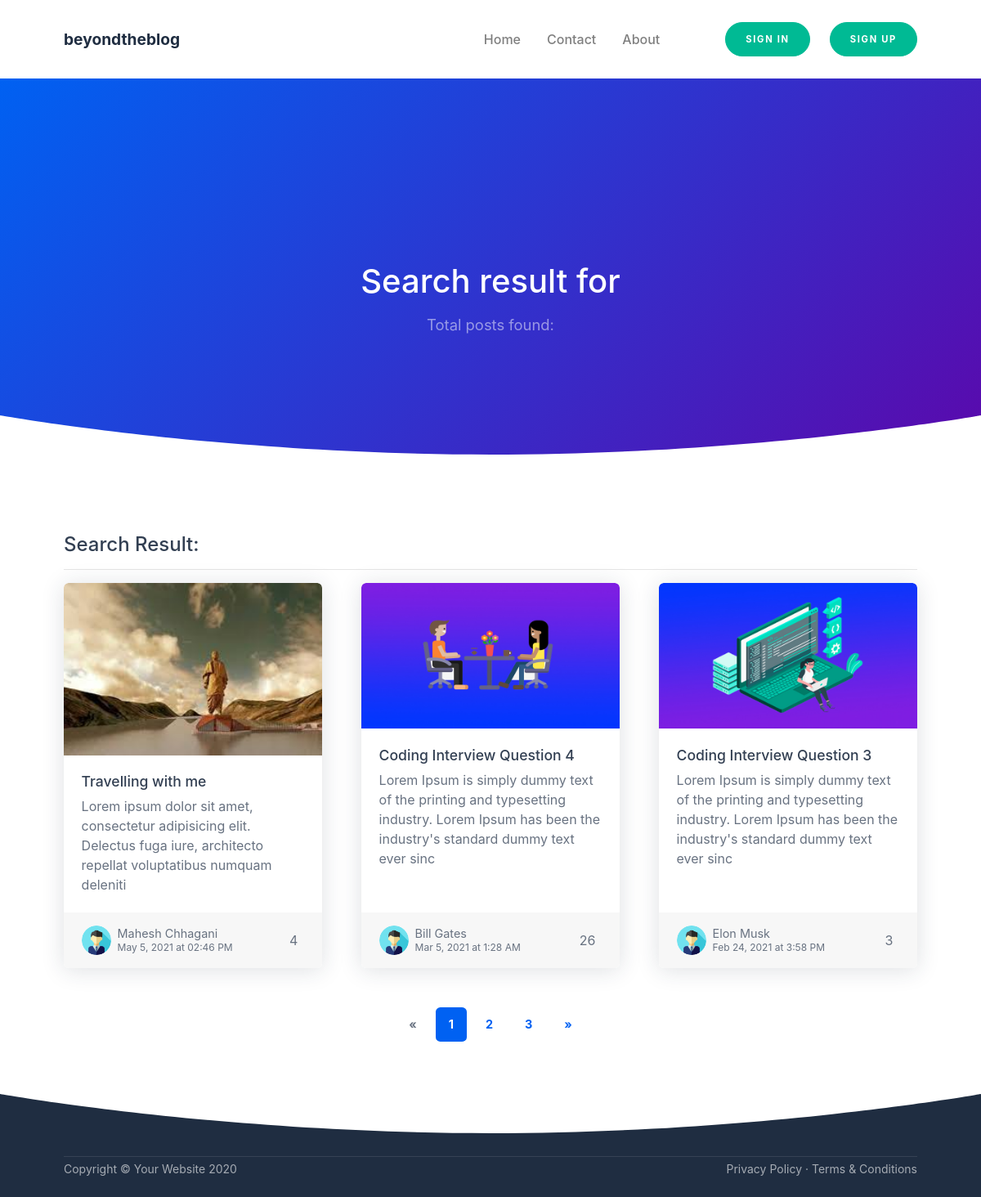
Page /beyondtheblog/search.php on the committed database.
### tables this page shows
CREATE TABLE `posts` (
  `post_id` int(11) NOT NULL,
  `post_title` varchar(255) NOT NULL,
  `post_detail` text NOT NULL,
  `post_category_id` int(20) NOT NULL,
  `post_image` text NOT NULL,
  `post_date` varchar(255) NOT NULL,
  `post_status` varchar(255) NOT NULL DEFAULT 'Published',
  `post_author` varchar(255) NOT NULL,
  `post_views` int(11) NOT NULL DEFAULT 0,
  `post_comment_count` int(11) NOT NULL DEFAULT 0,
  `post_tags` text NOT NULL
);

### beyondtheblog/search.php (the view, shortened to what this page needs)
<?php require_once("./includes/header.php"); ?>
        <div id="layoutDefault">
            <div id="layoutDefault_content">
                <main>
                    <nav class="navbar navbar-marketing navbar-expand-lg bg-white navbar-light">
                        <div class="container">
                            <a class="navbar-brand text-dark" href="index.php">beyondtheblog</a>
                            <div class="collapse navbar-collapse" id="navbarSupportedContent">
                                <ul class="navbar-nav ml-auto mr-lg-5">
                                    <li class="nav-item">
                                        <a class="nav-link" href="index.php">Home </a>
                                    </li>
                                    <li class="nav-item dropdown no-caret">
                                        <a class="nav-link" href="contact.php">Contact</a>
                                    </li>
                                    <li class="nav-item dropdown no-caret">
                                        <a class="nav-link" href="about.php">About</a>
                                    </li>
                                </ul>
                                <?php
                                    require_once("./includes/registration.php");
                                ?>
                            </div>
                        </div>
                    </nav>
                    <header class="page-header page-header-dark bg-gradient-primary-to-secondary">
                        <div class="page-header-content pt-10">
                            <div class="container text-center">
                                <div class="row justify-content-center">
                                    <div class="col-lg-8">
                                        <h1 class="page-header-title mb-3">Search result for <?php echo $keyword; ?></h1>
                                        <p class="page-header-text">Total posts found: <?php echo $post_found; ?></p>
                                    </div>
                                </div>
                            </div>
                        </div>
                        <div class="svg-border-rounded text-white">
                            <svg xmlns="http://www.w3.org/2000/svg" viewBox="0 0 144.54 17.34" preserveAspectRatio="none" fill="currentColor"><path d="M144.54,17.34H0V0H144.54ZM0,0S32.36,17.34,72.27,17.34,144.54,0,144.54,0" /></svg>
                        </div>
                    </header>
                    <section class="bg-white py-10">
                        <div class="container">
                            <?php
                                $sql = "SELECT * FROM posts WHERE post_status = :status AND post_title LIKE :title";
                                $stmt = $pdo->prepare($sql);
                                $stmt->execute([
                                    ':status' => 'Published',
                                    ':title' => '%'. trim($_GET['key']) .'%'
                                ]);
                                $post_count = $stmt->rowCount();
                                $post_per_page = 3;
                                if (isset($_GET['page'])) {
                                    $page = $_GET['page'];
                                    if($page == 1) {
                                        $page_id = 0;
                                    } else {
                                        $page_id = ($page * $post_per_page) - $post_per_page;
                                    }
                                } else {
                                    $page_id = 0;
                                }
                                $total_pager = ceil($post_count / $post_per_page);
                            ?>
                            <h1>Search Result:</h1>
                            <hr />
                            <div class="row">
                                <?php
                                    $sql = "SELECT * FROM posts WHERE post_status = :status AND post_title LIKE :title ORDER BY post_id DESC LIMIT $page_id, $post_per_page";
                                    $stmt = $pdo->prepare($sql);
                                    $stmt->execute([
                                        ':status' => 'Published',
                                        ':title' => '%'. trim($keyword) .'%'
                                    ]);
                                    $count = $stmt->rowCount();
                                    if($count == 0) {
                                        echo "No posts found! Try again";
                                    } else {
                                        while($posts = $stmt->fetch(PDO::FETCH_ASSOC)) {
                                            $post_id = $posts['post_id'];
                                            $post_title = $posts['post_title'];
                                            $post_detail = substr($posts['post_detail'], 0, 140);
                                            $post_image = $posts['post_image'];
                                            $post_date = $posts['post_date'];
                                            $post_author = $posts['post_author'];
                                            $post_views = $posts['post_views']; ?>
                                            <div class="col-md-6 col-xl-4 mb-5">
                                                <a class="card post-preview lift h-100" href="single.php?post_id=<?php echo $post_id; ?>"
                                                    ><img class="card-img-top" src="./img/<?php echo $post_image; ?>" alt="<?php echo $post_image; ?>" />
                                                    <div class="card-body">
                                                        <h5 class="card-title"><?php echo $post_title; ?></h5>
                                                        <p class="card-text"><?php echo $post_detail; ?></p>
                                                    </div>
                                                    <div class="card-footer d-flex align-items-center justify-content-between">
                                                        <div class="post-preview-meta">
                                                            <img class="post-preview-meta-img" src="./img/default.png" />
                                                            <div class="post-preview-meta-details">
                                                                <div class="post-preview-meta-details-name"><?php echo $post_author; ?></div>
                                                                <div class="post-preview-meta-details-date"><?php echo $post_date; ?></div>
                                                            </div>
                                                        </div>
                                                        <div class="post-preview-meta">
                                                            <?php echo $post_views; ?>
                                                        </div>
                                                    </div>
                                                </a>
                                            </div>
                                       <?php }
                                    }
                                ?>
                            </div>
                            <?php
                                if ($post_count > $post_per_page) { ?>
                                    <nav aria-label="Page navigation example">
                                        <ul class="pagination pagination-blog justify-content-center">
                                            <?php
                                                if(isset($_GET['page'])) {
                                                    $prev = $_GET['page'] - 1;
                                                } else {
                                                    $prev = 0;
                                                }
                                                if($prev+1 <= 1) {
                                                    echo '<li class="page-item disabled"><a class="page-link" href="#!" aria-label="Previous"><span aria-hidden="true">&#xAB;</span></a></li>';
                                                } else {
                                                    echo '<li class="page-item"><a class="page-link" href="search.php?key='. $_GET['key'] .'&page='. $prev .'" aria-label="Previous"><span aria-hidden="true">&#xAB;</span></a></li>';
                                                }
                                            ?>
                                            <?php
                                                if (isset($_GET['page'])) {
                                                    $active = $_GET['page'];
                                                } else {
                                                    $active = 1;
                                                }
                                                for ($i = 1; $i <= $total_pager; $i++) {
                                                    if ($i == $active) {
                                                        echo '<li class="page-item active"><a class="page-link" href="search.php?key='.$_GET['key'].'&page='. $i .'">' . $i . '</a></li>';
                                                    } else {
                                                        echo '<li class="page-item"><a class="page-link" href="search.php?key='.$_GET['key'].'&page='. $i .'">' . $i . '</a></li>';
                                                    }
                                                }
                                            ?>
                                            <?php
                                                if(isset($_GET['page'])) {
                                                    $next = $_GET['page'] + 1;
                                                } else {
                                                    $next = 2;
                                                }
                                                if($next - 1 >= $total_pager) {
                                                    echo '<li class="page-item disabled"><a class="page-link" href="#!" aria-label="Next"><span aria-hidden="true">&#xBB;</span></a></li>';
                                                } else {
                                                    echo '<li class="page-item"><a class="page-link" href="search.php?key='.$_GET['key'].'&page=' . $next . '" aria-label="Next"><span aria-hidden="true">&#xBB;</span></a></li>';
                                                }
                                            ?>
                                        </ul>
                                    </nav>
                                <?php }
                            ?>
                        </div>
                        <div class="svg-border-rounded text-dark">
                            <svg xmlns="http://www.w3.org/2000/svg" viewBox="0 0 144.54 17.34" preserveAspectRatio="none" fill="currentColor"><path d="M144.54,17.34H0V0H144.54ZM0,0S32.36,17.34,72.27,17.34,144.54,0,144.54,0" /></svg>
                        </div>
                    </section>
                </main>
            </div>
            <div id="layoutDefault_footer">
                <footer class="footer pt-4 pb-4 mt-auto bg-dark footer-dark">
                    <div class="container">
                        <hr class="my-1" />
                        <div class="row align-items-center">
                            <div class="col-md-6 small">Copyright &#xA9; Your Website 2020</div>
                            <div class="col-md-6 text-md-right small">
                                <a href="privacy-policy.php">Privacy Policy</a>
                                &#xB7;
                                <a href="terms-conditions.php">Terms &amp; Conditions</a>
                            </div>
                        </div>
                    </div>
                </footer>
            </div>
        </div>
<?php require_once("./includes/footer.php"); ?>

### beyondtheblog/includes/header.php (shortened to what this page needs)
<!DOCTYPE html>
<html lang="en">
<head>
    <link href="css/styles.css" rel="stylesheet" />
</head>
<body>

### beyondtheblog/includes/registration.php (shortened to what this page needs)
<?php
    if(isset($_SESSION['login'])) {
        $user_id = $_SESSION['user_id'];
        $user_nickname = $_SESSION['user_nickname'];
        $sql = "SELECT * FROM users WHERE user_id = :id AND user_nickname = :nickname";
        $stmt = $pdo->prepare($sql);
        $stmt->execute([
            ':id' => $user_id,
            ':nickname' => $user_nickname
        ]);
        $user = $stmt->fetch(PDO::FETCH_ASSOC);
        $user_name = $user['user_name'];
        $user_role = $user['user_role'];
        $_SESSION['user_name'] = $user_nickname;
        $_SESSION['user_role'] = $user_role;
        $_SESSION['login'] = 'success';
        ?>
        <form action="<?php echo $curr_page; ?>" method="POST">
            <button name="reset" class="btn-teal btn rounded-pill px-4 ml-lg-4">Sign out (<?php echo $user_name; ?>)</button>
        </form>
    <?php } else {
        if(!isset($_COOKIE['_uid_']) && !isset($_COOKIE['_uiid_'])) {
            echo '<a class="btn-teal btn rounded-pill px-4 ml-lg-4" href="backend/signin.php">Sign in</a>';
            echo '<a class="btn-teal btn rounded-pill px-4 ml-lg-4" href="backend/signup.php">Sign up</a>';
       }
    }
?>

### beyondtheblog/includes/footer.php (shortened to what this page needs)
    </body>
</html>

### rows in the picture
posts: post_image (picture), post_title "Travelling with me", post_detail "Lorem ipsum dolor sit amet, consectetur adipisicing elit. Delectus fuga iure, architecto repellat voluptatibus numquam deleniti", post_author "Mahesh Chhagani", post_date "May 5, 2021 at 02:46 PM", post_views "4"
posts: post_image (picture), post_title "Coding Interview Question 4", post_detail "Lorem Ipsum is simply dummy text of the printing and typesetting industry. Lorem Ipsum has been the industry's standard dummy text ever sinc", post_author "Bill Gates", post_date "Mar 5, 2021 at 1:28 AM", post_views "26"
posts: post_image (picture), post_title "Coding Interview Question 3", post_detail "Lorem Ipsum is simply dummy text of the printing and typesetting industry. Lorem Ipsum has been the industry's standard dummy text ever sinc", post_author "Elon Musk", post_date "Feb 24, 2021 at 3:58 PM", post_views "3"
